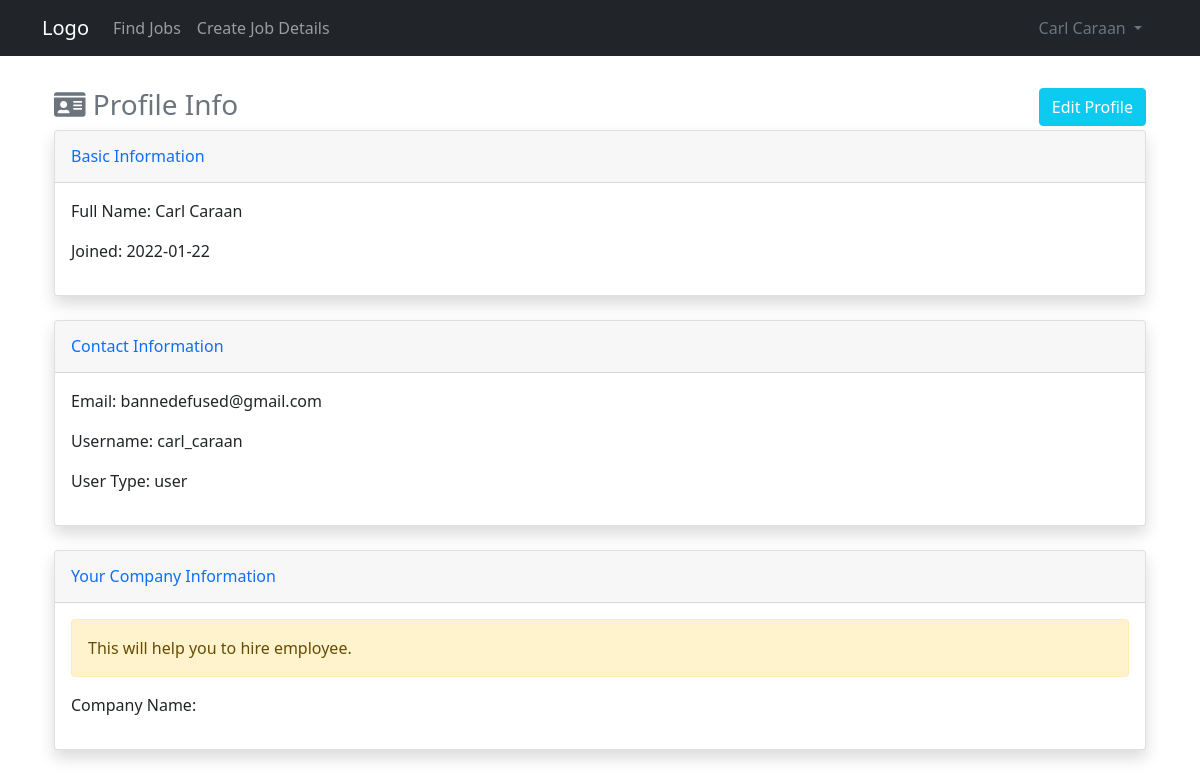
The app's page /user/profile (signed in), older data.
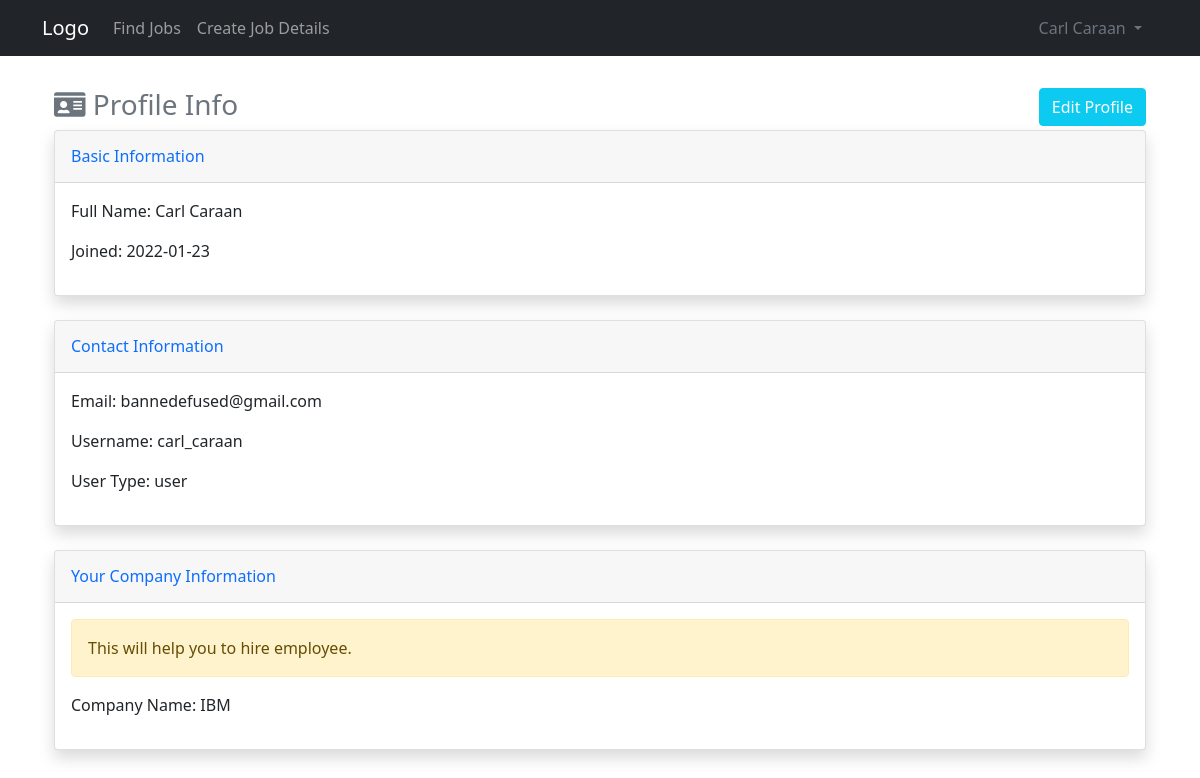
The same page, newer data.
### website/models.py (models this page shows)
class User(db.Model, UserMixin):
    id = db.Column(db.Integer, primary_key=True)
    email = db.Column(db.String(150), unique=True)
    username = db.Column(db.String(150), unique=True)
    firstname = db.Column(db.String(150))
    lastname = db.Column(db.String(150))
    company = db.Column(db.String(150))
    password = db.Column(db.String(150))
    usertype = db.Column(db.String(10))
    date_created = db.Column(db.DateTime(timezone=True), default=func.now())
    posts = db.relationship('Post', backref='user', passive_deletes="True") # relationship of user and posts
    comments = db.relationship('Comment', backref='user', passive_deletes="True") # relationship of user and comments
    likes = db.relationship('Like', backref='user', passive_deletes="True") # relationship of user and comments

### website/views.py (the view)
@views.route("/user/profile")
@login_required
def user_profile_view():
    users = User.query.all()
    return render_template("user/profile/view_profile.html", user=current_user,  users=users)

### website/__init__.py (called while the page is built)
def create_app():
    app = Flask(__name__)
    app.config['SECRET_KEY'] = "helloworld"
    app.config['SQLALCHEMY_DATABASE_URI'] = f'sqlite:///{DB_NAME}'
    app.config['SQLALCHEMY_TRACK_MODIFICATIONS'] = True
    db.init_app(app)
    from .views import views
    from .auth import auth
    app.register_blueprint(views, url_prefix="/")
    app.register_blueprint(auth, url_prefix="/")
    from .models import User, Post, Comment
    create_database(app)
    login_manager = LoginManager()
    login_manager.login_view = "auth.login"
    login_manager.init_app(app)
    @login_manager.user_loader
    def load_user(id):
        return User.query.get(int(id))
    return app

### website/templates/user/profile/view_profile.html (shortened to what this page needs)
{% extends "base.html" %}
{% set active_page = "view_profile" %}
{% block content %}
<div class="container-fluid">
    <h3 class="mt-3 mb-2 text-muted w-100"><i class="fas fa-id-card"></i> Profile Info
        <a href="/user/profile/edit" class="btn btn-info float-end text-white">Edit Profile</a>
    </h3>
    <div class="card shadow mb-4">
        <div class="card-header py-3">
            <h6 class="m-0 font-weight-bold text-primary">Basic Information</h6>
        </div>
        <div class="card-body">
            <p>Full Name: {{ user.firstname }} {{ user.lastname }}</p>
            <p>Joined: {{ user.date_created.strftime('%Y-%m-%d') }}</p>
        </div>
    </div>
    <div class="card shadow mb-4">
            <div class="card-header py-3">
                <h6 class="m-0 font-weight-bold text-primary">Contact Information</h6>
            </div>
            <div class="card-body">
                <p>Email: {{ user.email }}</p>
                <p>Username: {{ user.username }}</p>
                <p>User Type: {{ user.usertype }}</p>
            </div>
    </div>
    <div class="card shadow mb-4">
            <div class="card-header py-3">
                <h6 class="m-0 font-weight-bold text-primary">Your Company Information</h6>
            </div>
            <div class="card-body">
                <div class="alert alert-warning">
                    This will help you to hire employee.
                </div>
                <p>Company Name: {{ user.company }}</p>
            </div>
    </div>
</div>
{% endblock %}

### website/templates/base.html (shortened to what this page needs)
<!DOCTYPE html>
<html lang="en">
<head>
    <link href="https://cdn.jsdelivr.net/npm/bootstrap@5.1.3/dist/css/bootstrap.min.css" rel="stylesheet">
    <link rel="stylesheet" href="https://use.fontawesome.com/releases/v5.15.4/css/all.css">
    <link rel="stylesheet" href="https://cdnjs.cloudflare.com/ajax/libs/trix/1.3.1/trix.css">
    <link rel="stylesheet" href="{{ url_for('static',filename='user/css/style.css') }}">
</head>
<body>
    <nav class="navbar navbar-expand-lg navbar-dark bg-dark">
        <div class="container">
            <a class="navbar-brand" href="#">Logo</a>
            <div class="collapse navbar-collapse" id="navbarSupportedContent">
                <ul class="navbar-nav me-auto mb-2 mb-lg-0">
                    <li class="nav-item">
                        <a href="/home" class="nav-item nav-link {{ 'active' if active_page == 'view_post' else '' }}">Find Jobs</a>
                    </li>
                    <li class="nav-item">
                        {% if user.is_authenticated %}
                        <a class="nav-item nav-link {{ 'active' if active_page == 'add_post' else '' }}" href="/create-post">Create Job Details</a>
                    </li>
                    {% endif %}
                </ul>
                <li class="d-flex nav-item dropdown">
                    <a class="nav-link text-secondary dropdown-toggle ps-0" href="#" id="navbarDropdown" role="button"
                        data-bs-toggle="dropdown" aria-expanded="false">
                        {{ current_user.firstname }}
                        {{ current_user.lastname }}
                    </a>
                </li>
            </div>
        </div>
    </nav>
    <div class="container pt-3">
        {% block content %}{% endblock %}
    </div>
</body>
</html>

Row changes from the older to the newer data that the page shows:
changed User "Carl": date_created "2022-01-22" → "2022-01-23"; company (not shown) → "IBM"
